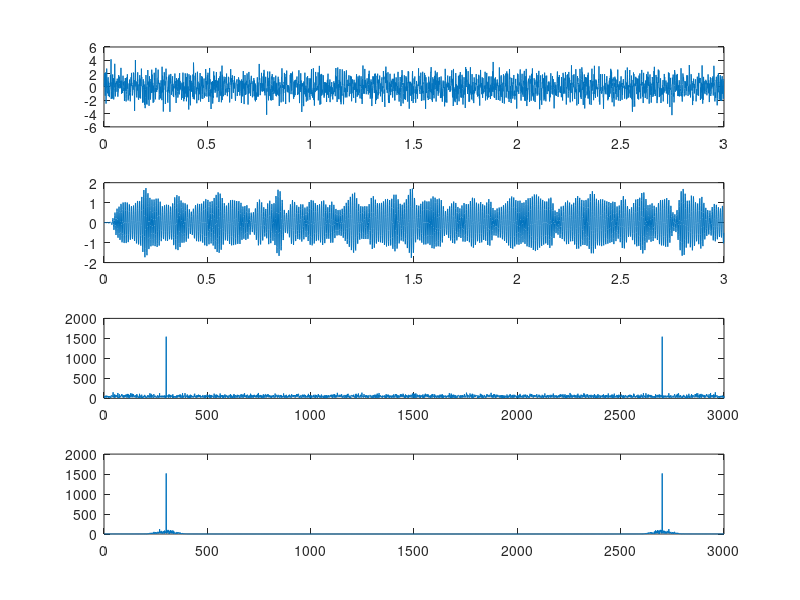

The MATLAB source for this figure:
clc;
fs = 1000;
f1 = 100;
ti = 0 : 1/fs : 3-(1/fs);
x = sin(2*pi*f1*ti) + randn(size(ti));

fN1 = 80/(fs/2);
fN2 = 120/(fs/2);

b = fir1(100, [fN1 fN2]);
%figure(1)
%freqz(b)
y = filter(b, 1, x);

figure(2)
subplot ( 4, 1, 1)
plot(ti,x);

subplot ( 4, 1, 2)
plot(ti,y);

subplot ( 4, 1, 3)
plot(abs(fft(x)));

subplot ( 4, 1, 4)
plot(abs(fft(y)));
